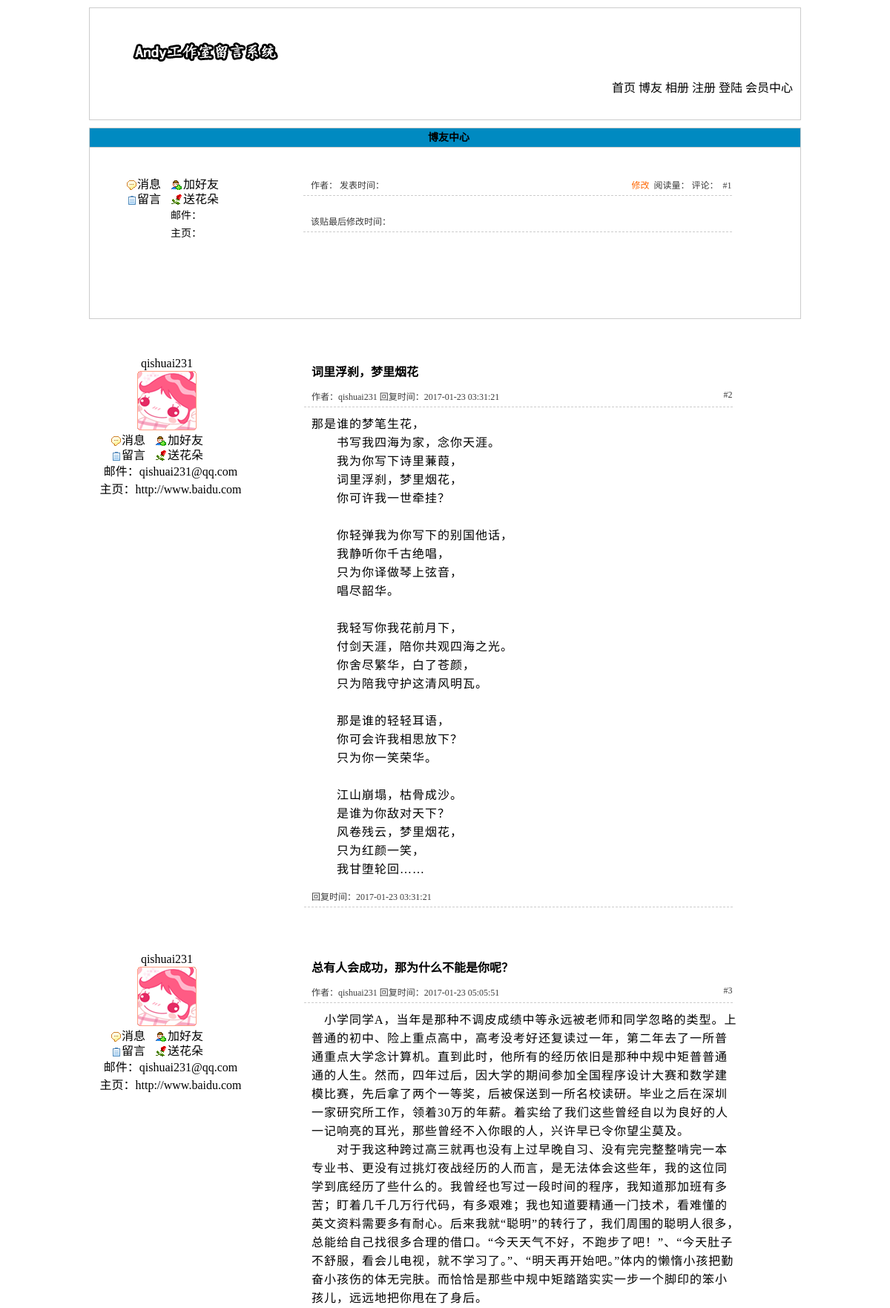
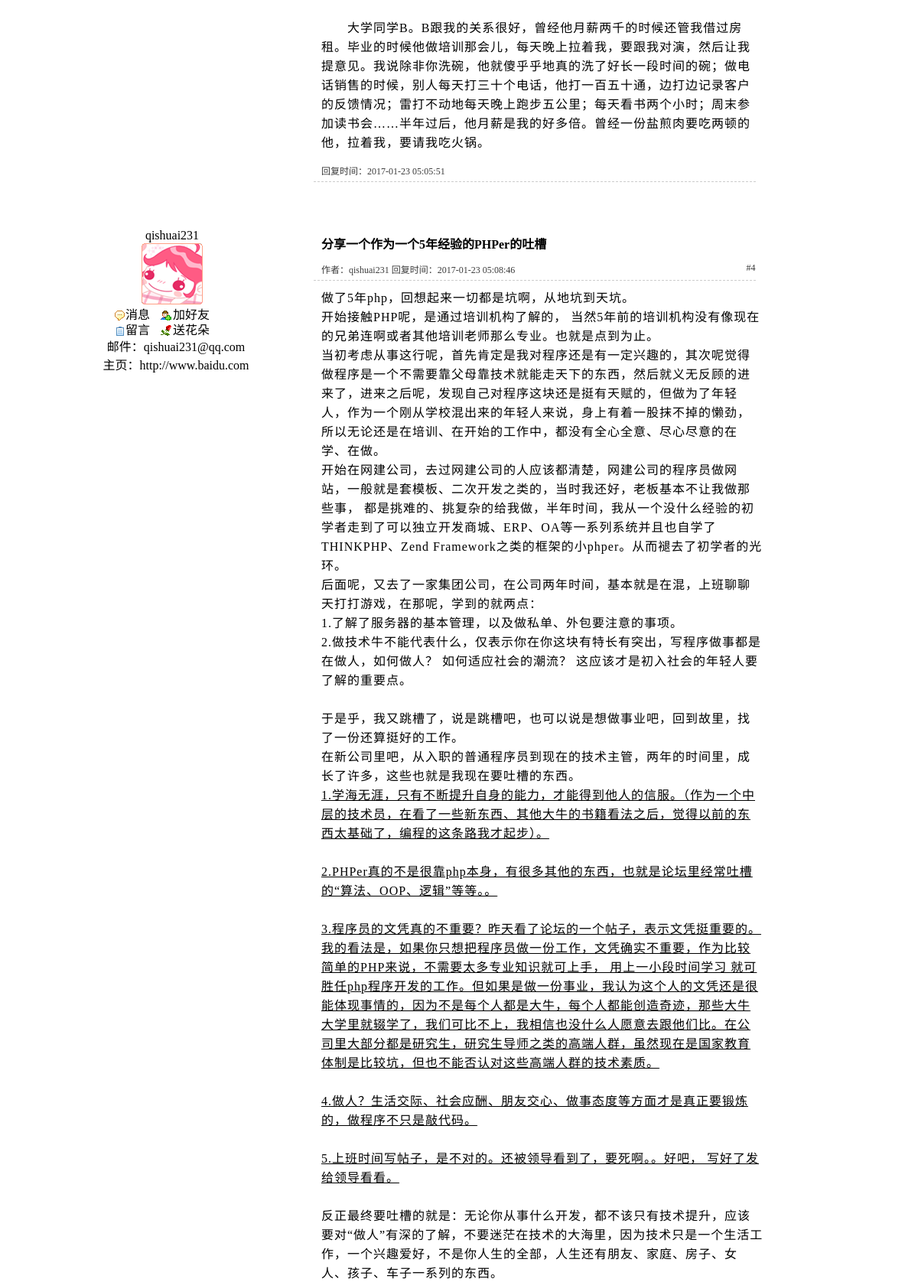
The app's page /artical.php (upper part) with its own data (2 pictures, top to bottom).
### tables this page shows
CREATE TABLE `user` (
  `id` smallint(6) NOT NULL,
  `uniqid` varchar(50) NOT NULL,
  `active` varchar(80) NOT NULL,
  `level` varchar(1) NOT NULL,
  `username` varchar(20) NOT NULL,
  `password` varchar(40) NOT NULL,
  `tip` varchar(20) NOT NULL,
  `ans` varchar(20) NOT NULL,
  `sex` varchar(2) NOT NULL,
  `face` varchar(20) NOT NULL,
  `email` varchar(20) NOT NULL,
  `qq` varchar(15) NOT NULL,
  `url` varchar(50) NOT NULL,
  `reg_time` timestamp NOT NULL DEFAULT CURRENT_TIMESTAMP ON UPDATE CURRENT_TIMESTAMP,
  `last_load_time` timestamp NOT NULL DEFAULT '0000-00-00 00:00:00',
  `last_load_ip` varchar(40) NOT NULL,
  `login_count` smallint(5) NOT NULL
);

CREATE TABLE `artical` (
  `id` smallint(11) NOT NULL,
  `re_id` smallint(6) NOT NULL,
  `username` varchar(20) NOT NULL,
  `type` varchar(10) NOT NULL,
  `title` varchar(50) NOT NULL,
  `content` text NOT NULL,
  `read_num` smallint(6) NOT NULL,
  `comment_num` smallint(6) NOT NULL,
  `edit_date` timestamp NOT NULL DEFAULT CURRENT_TIMESTAMP ON UPDATE CURRENT_TIMESTAMP,
  `date` timestamp NOT NULL DEFAULT CURRENT_TIMESTAMP ON UPDATE CURRENT_TIMESTAMP
);

### includes/global_func.php (called while the page is built, shortened)
<?php
function pagingParam($param,$str){
      global $num,$pagenum,$pagesize,$page,$cite,$con;
      $con = sqllink();
      $collection = mysqli_query($con,"SELECT id FROM $str");
      $num = mysqli_num_rows($collection);
      $pagesize = $param;
      $pagenum = ceil($num/$pagesize);
      if (isset($_GET['page'])){
            $page = $_GET['page'];
            if($page<0 || $page>$pagenum || !is_numeric($page)){
                  $page = 1;
            }
      }else{
            $page = 1;
      }
      $cite = ($page-1) * $pagesize;
}
?>

### artical.php (the view, shortened to what this page needs)
<?php
require dirname(__FILE__).'\includes\common-inc.php';
$n = 1;
$id = $_GET['id'];
$con = sqllink();
$res = mysqli_query($con,"SELECT username,type,title,content,date,edit_date,read_num,comment_num FROM artical WHERE id ='{$_GET['id']}'") or  die(mysqli_error($con));
$que = mysqli_fetch_array($res,MYSQLI_ASSOC);
$result = mysqli_query($con,"SELECT username,sex,face,email,url FROM user WHERE username ='{$que['username']}'");
$query = mysqli_fetch_array($result,MYSQLI_ASSOC);
$read_num = $que['read_num'];
mysqli_query($con,"UPDATE artical SET read_num=$read_num+1 WHERE id='{$_GET['id']}'");
$re = mysqli_query($con,"SELECT username,title,content,date FROM artical WHERE re_id ='{$_GET['id']}' LIMIT $cite,$pagesize");
?>
<!DOCTYPE html>
<html lang="zh-cn">
<head>
      <?php
      require ROOT_PATH.'includes/style-inc.php';
      ?>
</head>
<body>
      <?php
      require ROOT_PATH.'includes/header-inc.php';
      ?>
      <h2>博友中心</h2>
      <div id="artical">
            <div id="info">
                  <dl>
                        <dd class="name"><?php echo $query['username'];?></dd>
                        <dt><img src="<?php echo $query['face'];?>" alt=""></dt>
                        <dd class="message"><a href="javascript:;" name="message"
                                               title="<?php echo $query['username'];?>">消息</a></dd>
                        <dd class="friend"><a href="javascript:;" name="friend"
                                              title="<?php echo $query['username'];?>">加好友</a></dd>
                        <dd class="leave">留言</dd>
                        <dd class="flower"><a href="javascript:;" name="flower"
                                              title="<?php echo $query['username'];?>">送花朵</a></dd>
                        <dd class="text"><a href="mailto:">邮件：<?php echo $query['email']?></a></dd>
                        <dd class="text"><a href="<?php echo $query['url']?>"
                                            target="_blank">主页：<?php echo $query['url']?></a></dd>
                  </dl>
            </div>
            <div id="detail">
                  <div id="tt">
                        <dl>
                              <dt><?php echo $que['title']?></dt>
                              <dd class="info">作者：<?php echo $que['username']?> 发表时间：<?php echo $que['date']?> <span><a
                                              href="artical_modify.php?id=<?php echo $id;?>" style="color: #f60">修改</a>&nbsp;&nbsp;阅读量：<?php echo $que['read_num']?>
                                          评论：<?php echo $que['comment_num']?>&nbsp;&nbsp;#1</span></dd>
                              <dd class="content"><?php echo $que['content']?></dd>
                              <?php if ($que['edit_date'] == '0000-00-00 00:00:00'){?>
                              <dd>发表时间：<?php echo $que['date']?></dd>
                              <?php }else{?>
                              <dd>该贴最后修改时间：<?php echo $que['edit_date']?></dd>
                              <?php }?>
                        </dl>
                  </div>
            </div>
      </div>
      <div>
            <?php while(!!$qu = mysqli_fetch_array($re,MYSQLI_ASSOC)){
            $user = mysqli_query($con,"SELECT username,sex,face,email,url FROM user WHERE username ='{$qu['username']}'");
            while($info = mysqli_fetch_array($user,MYSQLI_ASSOC)){$n++;?>
            <div id="reartical">
                  <div id="info">
                        <dl>
                              <dd class="name"><?php echo $info['username'];?></dd>
                              <dt><img src="<?php echo $info['face'];?>" alt=""></dt>
                              <dd class="message"><a href="javascript:;" name="message"
                                                     title="<?php echo $info['username'];?>">消息</a></dd>
                              <dd class="friend"><a href="javascript:;" name="friend"
                                                    title="<?php echo $info['username'];?>">加好友</a></dd>
                              <dd class="leave">留言</dd>
                              <dd class="flower"><a href="javascript:;" name="flower"
                                                    title="<?php echo $info['username'];?>">送花朵</a></dd>
                              <dd class="text"><a href="mailto:">邮件：<?php echo $info['email']?></a></dd>
                              <dd class="text"><a href="<?php echo $info['url']?>"
                                                  target="_blank">主页：<?php echo $info['url']?></a></dd>
                        </dl>
                  </div>
                  <div id="detail">
                        <div id="tt">
                              <dl>
                                    <dt><?php echo $qu['title']?></dt>
                                    <dd class="info">作者：<?php echo $qu['username']?> 回复时间：<?php echo $qu['date']?><span>#<?php echo $n + $pagesize * ($page - 1);?></span>
                                    </dd>
                                    <dd class="content"><?php echo $qu['content']?></dd>
                                    <dd>回复时间：<?php echo $qu['date'];?></dd>
                              </dl>
                        </div>
                  </div>
            </div>
            <?php }}?>
      </div>
</body>

### styles/1/basic.css (style rules this page uses)
* { padding: 0; margin: 0; }
body { background-color: #fff; width: 960px; margin: 0 auto; background-size: 100%; }
a { text-decoration: none; color: #000; }
h2 { text-align: center; font-size: 14px; background: #008ac1; height: 25px; line-height:25px; text-indent: 10px; }

### styles/1/artical.css (style rules this page uses)
#artical { margin: 0 auto; text-align: center; border:1px solid #ccc; padding: 0 0 0 40px; }
h2 { margin: 0; border:1px solid #ccc; border-bottom: none; }
#artical #info { width: 150px; display: block; margin: 20px 10px; float: left; }
#artical #info .text { width: 250px; text-align: center; display: block; text-indent: -90px; margin: 2px auto; font-size: 14px; }
#artical #info dl .name { width: 150px; margin: 0 auto; }
#artical #info dd { width: 60px; float: left; height:20px; line-height:20px; }
#artical .message { background: url("../../images/x1.gif") no-repeat left center; }
#artical .friend { background: url("../../images/x2.gif") no-repeat left center; padding:0 0 0 10px; }
#artical .leave { background: url("../../images/x3.gif") no-repeat left center; }
#artical .flower { background: url("../../images/x4.gif") no-repeat left center; padding:0 0 0 10px; }
#artical #detail { width: 640px; margin: 20px 30px 10px auto; }
#artical #detail #tt { min-height: 200px; }
#detail #tt dl { width: 95%; }
#detail #tt dt { font-weight: bold; font-size: 16px; text-align: left; text-indent: 10px; padding: 8px 0; }
#detail #tt dl dd { font-size: 12px; width:95%; padding: 5px 0; color: #3b3b3b ; text-align: left; text-indent: 10px; border-bottom: 1px dashed #ccc; }
#detail #tt dl dd.content { width:95%; text-indent: 0; padding: 10px 10px; text-align: left; color: #000; line-height: 25px; letter-spacing: 1px; border: none; font-size: 16px; }
#detail dd span { float: right; }
#reartical { margin: 0 auto; text-align: center; padding: 30px 0 0 20px; }
#reartical #info { width: 150px; display: block; margin: 20px 10px; float: left; }
#reartical #info .text { width: 250px; text-align: center; display: block; text-indent: -90px; margin: 2px auto; }
#reartical #info dl .name { width: 150px; margin: 0 auto; }
#reartical #info dd { width: 60px; float: left; height:20px; line-height:20px; }
#reartical .message { background: url("../../images/x1.gif") no-repeat left center; }
#reartical .friend { background: url("../../images/x2.gif") no-repeat left center; padding:0 0 0 10px; }
#reartical .leave { background: url("../../images/x3.gif") no-repeat left center; }
#reartical .flower { background: url("../../images/x4.gif") no-repeat left center; padding:0 0 0 10px; }
#reartical #detail { width: 640px; margin: 20px 30px 10px auto; }
#reartical #detail #tt { min-height: 200px; }
#reartical #tt dl { width: 95%; }
#reartical #tt dt { font-weight: bold; font-size: 16px; text-align: left; text-indent: 10px; padding: 8px 0; }
#reartical #tt dl dd { font-size: 12px; width:95%; padding: 5px 0; color: #3b3b3b ; text-align: left; text-indent: 10px; border-bottom: 1px dashed #ccc; }
#reartical #tt dl dd.content { width:95%; text-indent: 0; padding: 10px 10px; text-align: left; color: #000; line-height: 25px; letter-spacing: 1px; border: none; font-size: 16px; }
#reartical #detail dd span { float: right; }

### records on screen
artical: title "词里浮刹，梦里烟花", username "qishuai231", date "2017-01-23 03:31:21", content "那是谁的梦笔生花， 书写我四海为家，念你天涯。 我为你写下诗里蒹葭， 词里浮刹，梦里烟花， 你可许我一世牵挂？ 你轻弹我为你写下的别国他话， 我静听你千古绝唱， 只为你译做琴上弦音， 唱尽韶华。 我轻写你我花前月下， 付剑天涯，陪你共观四海之光。 你舍尽 繁华 ，白了苍颜， 只为陪我守护这清风明瓦。 那是谁的轻轻耳语， 你可会许我相思放下？ 只为你一笑荣华。 江山崩塌，枯骨成沙。 是谁为你敌对天下？ 风卷残云，梦里烟花， 只为红颜一笑， 我甘堕轮回……"
user: username "qishuai231", face (picture), email "qishuai231@qq.com", url "http://www.baidu.com", page "2", page "3", page "4"
artical: title "总有人会成功，那为什么不能是你呢？", username "qishuai231", date "2017-01-23 05:05:51", content "小学同学A，当年是那种不调皮成绩中等永远被 老师 和同学忽略的类型。上普通的初中、险上重点高中，高考没考好还复读过一年，第二年去了一所普通重点大学念计算机。直到此时，他所有的经历依旧是那种中规中矩普普通通的 人生 。然而，四年过后，因大学的期间参加全国程序设计大赛和数学建模比赛，先后拿了两个一等奖，后被保送到一所名校读研。毕业之后在深圳一家研究所工作，领着30万的年薪。着实给了我们这些曾经自以为良好的人一记响亮的耳光，那些曾经不入你眼的人，兴许早已令你望尘莫及。 对于我这种跨过高三就再也没有上过早晚自习、没有完完整整啃完一本专业书、更没有过挑灯夜战经历的人而言，是无法体会这些年，我的这位同学到底经历了些什么的。我曾经也写过一段 时间 的程序，我知道那加班有多苦；盯着几千几万行代码，有多艰难；我也知道要精通一门技术，看难懂的英文资料需要多有耐心。后来我就“聪明”的转行了，我们周围的聪明人很多，总能给自己找很多合理的借口。“今天天气不好，不跑步了吧！”、“今天肚子不舒服，看会儿电视，就不学习了。”、“明天再开始吧。”体内的懒惰小孩把勤奋小孩伤的体无完肤。而恰恰是那些中规中矩踏踏实实一步一个脚印的笨小孩儿，远远地把你甩在了身后。…"
artical: title "分享一个作为一个5年经验的PHPer的吐槽", username "qishuai231", date "2017-01-23 05:08:46", content "做了5年php，回想起来一切都是坑啊，从地坑到天坑。 开始接触PHP呢，是通过培训机构了解的， 当然5年前的培训机构没有像现在的兄弟连啊或者其他培训老师那么专业。也就是点到为止。 当初考虑从事这行呢，首先肯定是我对程序还是有一定兴趣的，其次呢觉得做程序是一个不需要靠父母靠技术就能走天下的东西，然后就义无反顾的进来了，进来之后呢，发现自己对程序这块还是挺有天赋的，但做为了年轻人，作为一个刚从学校混出来的年轻人来说，身上有着一股抹不掉的懒劲，所以无论还是在培训、在开始的工作中，都没有全心全意、尽心尽意的在学、在做。 开始在网建公司，去过网建公司的人应该都清楚，网建公司的程序员做网站，一般就是套模板、二次开发之类的，当时我还好，老板基本不让我做那些事， 都是挑难的、挑复杂的给我做，半年时间，我从一个没什么经验的初学者走到了可以独立开发商城、ERP、OA等一系列系统并且也自学了THINKPHP、Zend Framework之类的 框架 的小phper。从而褪去了初学者的光环。 后面呢，又去了一家集团公司，在公司两年时间，基本就是在混，上班聊聊天打打游戏，在那呢，学到的就两点： 1.了解了服务器的基本管理，以及做私单、外包要注意的事项。 2.做技术牛不能代表什么，仅表示你在你这块有特长有突出，写程序做事都是在做人，如何做人？ 如何适应社会的潮流？ 这应该才是初入社会的年轻人要了解的重要点。 于是乎，我又跳槽了，说是跳槽吧，也可以说是想做事业吧，回到故里，找了一份还算挺好的工作。 在新公司里吧，从入职的普通程序员到现在的技术主管，两年的时间里，成长了许多，这些也就是我现在要吐槽的东西。…"
